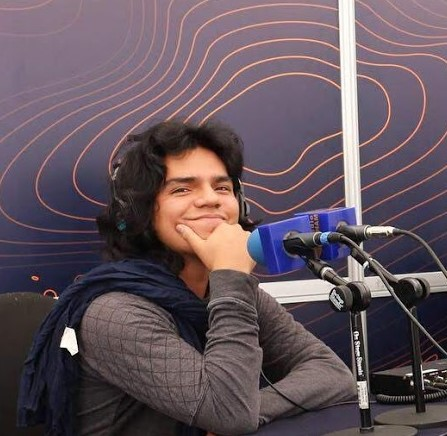
#> input picture computer vision/uno.jpg, 447 x 436 px
$ python app2.py
#> lines starting #> are read from the running program, lines starting #| are printed output that depends on the picture
import cv2
import numpy as np

img=cv2.imread('uno.jpg')
#> img is the input picture: shape (436, 447, 3); mean B, G, R 92.8, 84.4, 99.2

img #despliega el arreglo
img.ndim #da el numero de dimensiones
cv2.imshow('original', img)
a=img-1
img[:,:,0]=img[:,:,0]-20
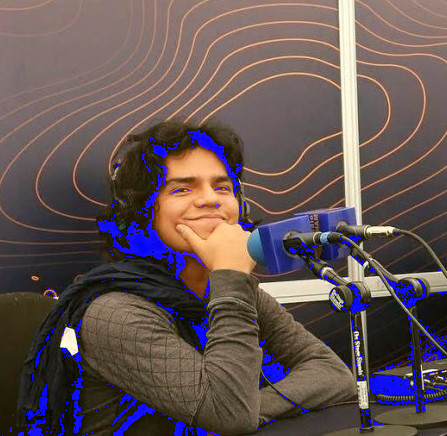
#> img: shape (436, 447, 3); mean B, G, R 84.7, 84.4, 99.2
cv2.imshow('modificada', img)
cv2.imshow('incrementada', a)


cv2.waitKey()
cv2.destroyAllWindows()
#> (the run stopped early here; a loop or call above may not have finished)

$ run again, with computer vision/xray.jpg copied over computer vision/uno.jpg
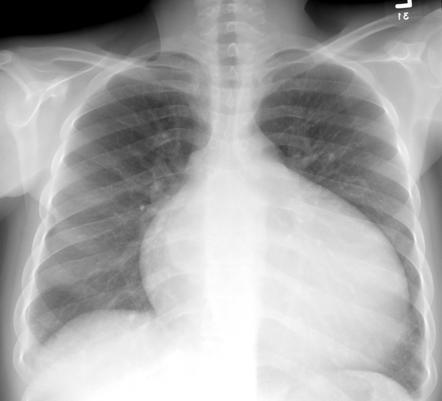
#> input picture computer vision/xray.jpg, 442 x 401 px
#> img is the input picture: shape (401, 442, 3); min 0, max 255, mean 170.2
#> `a=img-1`:
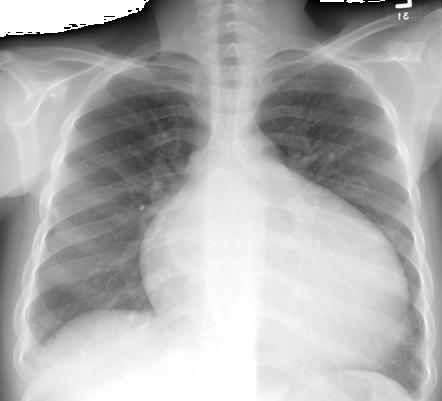
#> a: shape (401, 442, 3); min 0, max 255, mean 174.9
#> `img[:,:,0]=img[:,:,0]-20`:
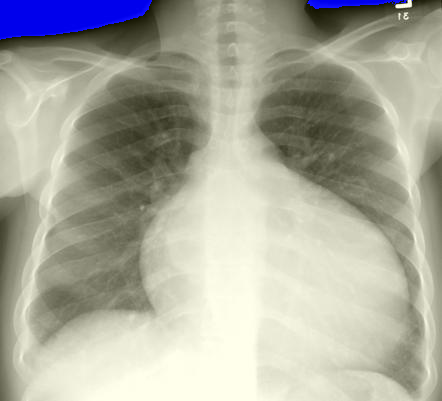
#> img: shape (401, 442, 3); mean B, G, R 157.4, 170.2, 170.2
